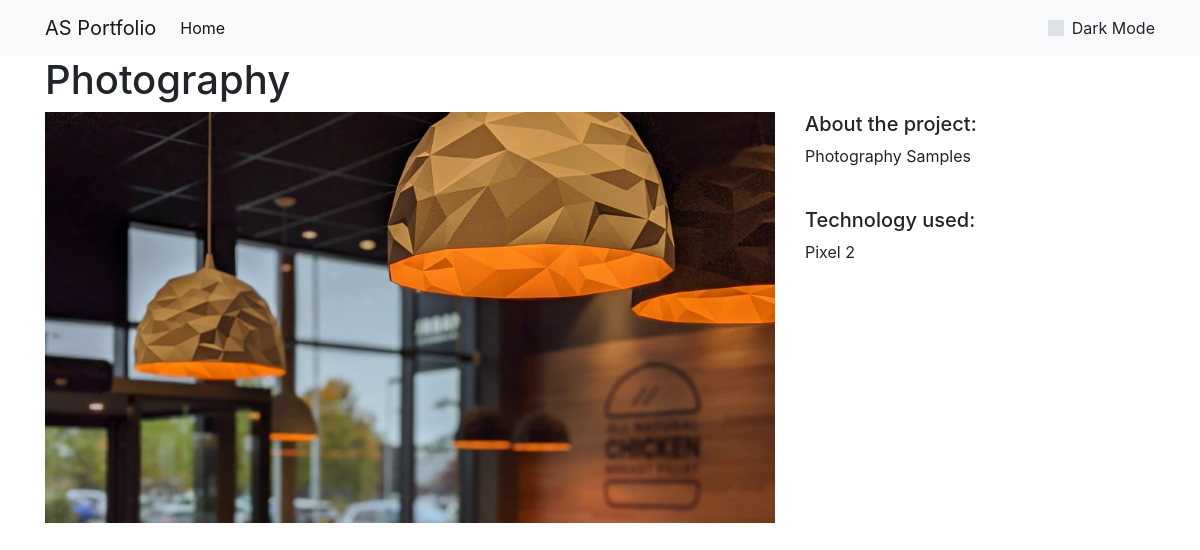
/projects/1/, run on the app's committed database.
### projects/models.py (models this page shows)
class Project(models.Model):
    title = models.CharField(max_length=100)
    description = models.TextField()
    technology = models.CharField(max_length=20)
    image = models.FilePathField(path="/img")

### projects/views.py (the view)
# urls.py: path("<int:pk>/", views.project_detail, name="project_detail"),
def project_detail(request, pk):
    project = Project.objects.get(pk=pk)
    context = {
        'project': project
    }
    return render(request, 'project_detail.html', context)

### personal_portfolio/templates/project_detail.html
{% extends "base.html" %}
{% load static %}
{% block page_content %}
<h1>{{ project.title }}</h1>
<div class="row">
    <div class="col-md-8">
        <img src="{% static project.image %}" alt="" width="100%">
    </div>
    <div class="col-md-4">
        <h5>About the project:</h5>
        <p>{{ project.description }}</p>
        <br>
        <h5>Technology used:</h5>
        <p>{{ project.technology }}</p>
    </div>
</div>
{% endblock %}

### data on the page
Project: title "Photography", image (picture), description "Photography Samples", technology "Pixel 2"
